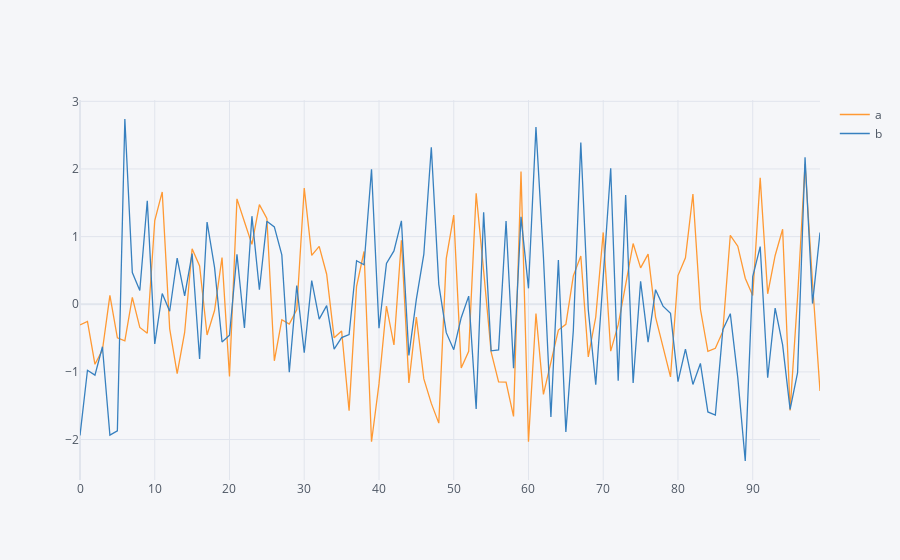

Source (notebook cell):
### Code cell
dataframe[['a','b']].iplot()
